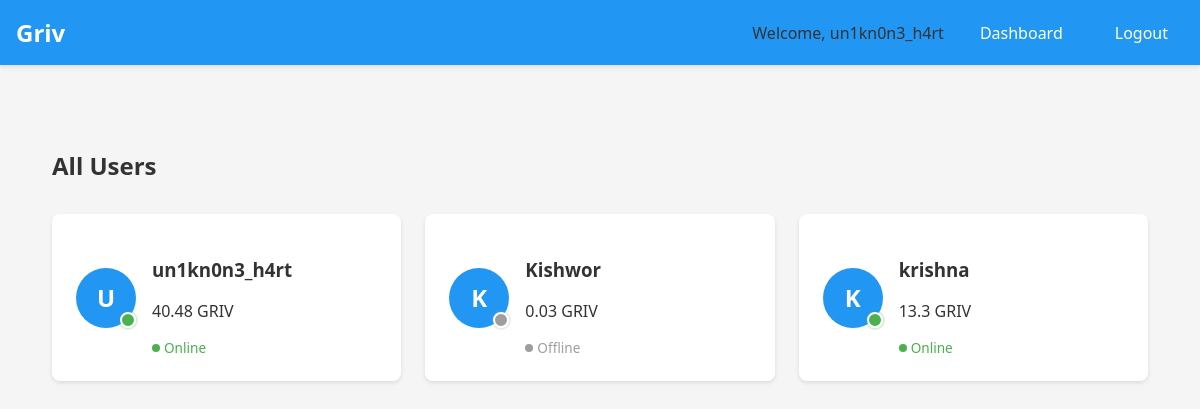
The app's page /active-users (signed in) with its own data.
### app/models/user.py (models this page shows, shortened)
class User(UserMixin, db.Model):
    id = db.Column(db.String(36), primary_key=True, default=lambda: str(uuid.uuid4()))
    username = db.Column(db.String(64), unique=True, nullable=False)
    email = db.Column(db.String(120), unique=True, nullable=False)
    password_hash = db.Column(db.String(128))
    balance = db.Column(db.Float, default=0.0)
    last_seen = db.Column(db.DateTime, default=datetime.utcnow)
    is_active = db.Column(db.Boolean, default=False)
    is_mining = db.Column(db.Boolean, default=False)
    mining_power = db.Column(db.Float, default=0.5)

### app/routes.py (the view)
@bp.route('/active-users')
@login_required
def active_users():
    users = User.query.all()
    return render_template('active_users.html', users=users)

### app/__init__.py (called while the page is built)
def create_app(config_class=Config):
    app = Flask(__name__)
    app.config.from_object(config_class)
    db.init_app(app)
    login_manager.init_app(app)
    with app.app_context():
        db.create_all()  # Create database tables
    from app.routes import bp as routes_bp
    app.register_blueprint(routes_bp)
    @login_manager.user_loader
    def load_user(user_id):
        from app.models.user import User
        return User.query.get(str(user_id))
    return app

### app/templates/active_users.html (shortened to what this page needs)
{% extends "base.html" %}
{% block content %}
<div class="users-container">
    <h2> All Users</h2>
    <div class="users-grid">
        {% for user in users %}
        <div class="user-card" onclick="window.location.href='{{ url_for('main.user_profile', user_id=user.id) }}'">
            <div class="user-avatar">
                {{ user.username[0].upper() }}
                <span class="status-indicator {{ 'online' if user.is_active else 'offline' }}"></span>
            </div>
            <div class="user-info">
                <h3>{{ user.username }}</h3>
                <p class="user-balance">{{ user.balance|round(2) }} GRIV</p>
                <div class="user-status">
                    <span class="status-text {{ 'online' if user.is_active else 'offline' }}">
                        {{ 'Online' if user.is_active else 'Offline' }}
                    </span>
                </div>
            </div>
        </div>
        {% endfor %}
    </div>
</div>
{% endblock %}

### app/templates/base.html (shortened to what this page needs)
<!DOCTYPE html>
<html lang="en">
<head>
    <link rel="stylesheet" href="{{ url_for('static', filename='css/style.css') }}">
</head>
<body>
    <nav>
        <div class="nav-wrapper">
            <a href="{{ url_for('main.index') }}" class="brand-logo">Griv</a>
            {% if current_user.is_authenticated %}
            <ul class="right">
                <li>Welcome, {{ current_user.username }}</li>
                <li><a href="{{ url_for('main.dashboard') }}">Dashboard</a></li>
                <li><a href="{{ url_for('main.logout') }}">Logout</a></li>
            </ul>
            {% endif %}
        </div>
    </nav>
    <div class="container">
        {% block content %}{% endblock %}
    </div>
</body>
</html>

### app/static/css/style.css (style rules this page uses)
:root { --primary-color: #2196F3; --secondary-color: #1976D2; --background-color: #f5f5f5; --card-background: #ffffff; --text-color: #333333; --border-radius: 8px; --box-shadow: 0 2px 4px rgba(0,0,0,0.1); }
body { font-family: 'Segoe UI', Tahoma, Geneva, Verdana, sans-serif; margin: 0; padding: 0; background-color: var(--background-color); color: var(--text-color); }
nav { background-color: var(--primary-color); padding: 1rem; box-shadow: 0 2px 4px rgba(0,0,0,0.1); }
.nav-wrapper { max-width: 1200px; margin: 0 auto; display: flex; justify-content: space-between; align-items: center; }
.brand-logo { color: white; text-decoration: none; font-size: 1.5rem; font-weight: bold; }
.right { display: flex; gap: 20px; list-style: none; margin: 0; padding: 0; }
.right li a { color: white; text-decoration: none; padding: 8px 16px; border-radius: var(--border-radius); transition: background-color 0.3s; }
.container { max-width: 1200px; margin: 2rem auto; padding: 0 20px; }
.users-container { padding: 2rem; max-width: 1200px; margin: 0 auto; }
.users-grid { display: grid; grid-template-columns: repeat(auto-fill, minmax(280px, 1fr)); gap: 1.5rem; margin-top: 2rem; }
.user-card { background: var(--card-background); border-radius: var(--border-radius); box-shadow: var(--box-shadow); padding: 1.5rem; display: flex; align-items: center; gap: 1rem; cursor: pointer; transition: transform 0.2s, box-shadow 0.2s; position: relative; overflow: hidden; }
.user-avatar { width: 60px; height: 60px; background: var(--primary-color); border-radius: 50%; display: flex; align-items: center; justify-content: center; font-size: 1.5rem; color: white; font-weight: bold; position: relative; }
.status-indicator { position: absolute; bottom: 0; right: 0; width: 12px; height: 12px; border-radius: 50%; border: 2px solid var(--card-background); }
.status-indicator.online { background-color: #4CAF50; box-shadow: 0 0 0 2px rgba(76, 175, 80, 0.2); }
.status-indicator.offline { background-color: #9e9e9e; box-shadow: 0 0 0 2px rgba(158, 158, 158, 0.2); }
.user-status { display: flex; align-items: center; gap: 0.5rem; margin-top: 0.25rem; }
.status-text { font-size: 0.85rem; display: flex; align-items: center; gap: 0.25rem; }
.status-text.online { color: #4CAF50; }
.status-text.offline { color: #9e9e9e; }
.status-text::before { content: ''; display: inline-block; width: 8px; height: 8px; border-radius: 50%; }
.status-text.online::before { background-color: #4CAF50; }
.status-text.offline::before { background-color: #9e9e9e; }

### records on screen
User: username "un1kn0n3_h4rt", username "U", balance "40.48", is_active "Online"
User: username "K", username "Kishwor", balance "0.03", is_active "Offline"
User: username "K", username "krishna", balance "13.3", is_active "Online"
